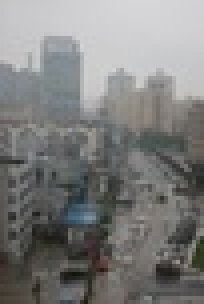
%> input picture Advanced-image-processing-project/1.jpg, 51 x 76 px, shrunk from 400 x 600 before the run (shown 4 times larger)
$ octave results.m   (GNU Octave 9; MATLAB toolbox functions it lacks are replaced by stand-ins)
%> lines starting %> are read from the running program, lines starting %| are printed output that depends on the picture
### Advanced-image-processing-project/readIm.m
function im = readIm(image)
%> called with image = '1.jpg'
%cd 'Dataset'
im = imread(image);
%> im is the input picture: size 76x51x3 uint8; mean R, G, B 125.5, 125.8, 124.4

% normalize
im=imresize(im,.5);
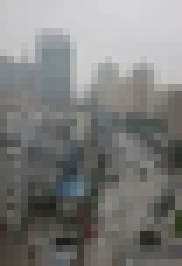
%> im: size 38x26x3 uint8 (shown 7 times larger); mean R, G, B 125.5, 125.8, 124.4
im = double(im);
%> im: size 38x26x3 double
im = im./255;

### Advanced-image-processing-project/darkChannel.m
function JDark = darkChannel(im2)

[height, width, ~] = size(im2);
%> height = 38; width = 26

patchSize = 15; %the patch size is set to be 15 x 15
padSize = 7; % half the patch size to pad the image with for the array to
%work (be centered at 1,1 as well as at height,1 and 1,width and height,width etc)

JDark = zeros(height, width); % the dark channel
imJ = padarray(im2, [padSize padSize], Inf); % the new image
%> imJ: size 52x40x3 double; 52.5% of the values are NaN or infinite; the others: min 0.098, max 0.847, mean 0.491
% imagesc(imJ); colormap gray; axis off image

for j = 1:height
    for i = 1:width
        % the patch has top left corner at (jj, ii)
        patch = imJ(j:(j+patchSize-1), i:(i+patchSize-1),:);
        % the dark channel for a patch is the minimum value for all
        % channels for that patch
        JDark(j,i) = min(patch(:));
     end
end

### Advanced-image-processing-project/deHaze.m
function J = deHaze(im)

JDark = darkChannel(im);
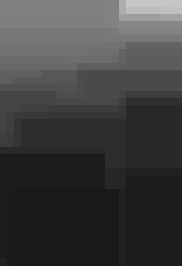
%> JDark: size 38x26 double (shown 7 times larger); min 0.098, max 0.776, mean 0.245
A = atmLight(im, JDark);
transmission = transmissionEstimate(im, A);
tMat = transmission;
J = getRadiance(A,im,tMat);

### Advanced-image-processing-project/atmLight.m
function A = atmLight(im, JDark)

% the color of the atmospheric light is very close to the color of the sky
% so just pick the first few pixels that are closest to 1 in JDark
% and take the average

% pick top 0.1% brightest pixels in the dark channel

% get the image size
[height, width, ~] = size(im);
imsize = width * height;
%> imsize = 988

numpx = floor(imsize/1000); % accomodate for small images
%> numpx = 0
JDarkVec = reshape(JDark,imsize,1); % a vector of pixels in JDark
%> JDarkVec = 988 values, max 0.776 at index 685, min 0.098 at index 104, mean 0.245
ImVec = reshape(im,imsize,3);  % a vector of pixels in my image
%> ImVec = 988 rows, first 12: [0.773 0.765 0.769; 0.773 0.773 0.78; 0.773 0.773 0.78; 0.765 0.761 0.78; 0.761 0.757 0.776; 0.761 0.757 0.769; 0.761 0.761 0.769; 0.729 0.725 0.729; 0.545 0.557 0.569; 0.514 0.533 0.557; 0.502 0.529 0.557; 0.486 0.514 0.533]

[JDarkVec, indices] = sort(JDarkVec); %sort
%> JDarkVec = 988 values from 0.098 to 0.776; indices = 988 values, max 988 at index 365, min 1 at index 891, mean 494.5
indices = indices(imsize-numpx+1:end); % need the last few pixels because those are closest to 1
%> indices = []

atmSum = zeros(1,3);
for ind = 1:numpx
    atmSum = atmSum + ImVec(indices(ind),:);
end
%> after the loop, atmSum = [0 0 0]

A = atmSum / numpx;
%> A = [NaN NaN NaN]

### Advanced-image-processing-project/transmissionEstimate.m
function transmission = transmissionEstimate(im, A)
%> called with A = [NaN NaN NaN]

omega = 0.95; % the amount of haze we're keeping

im3 = zeros(size(im));
for ind = 1:3
    im3(:,:,ind) = im(:,:,ind)./A(ind);
end

% imagesc(im3./(max(max(max(im3))))); colormap gray; axis off image

transmission = 1-omega*darkChannel(im3);
%> in deHaze, `transmission = transmissionEstimate(im, A);`: transmission: size 38x26 double; every value is NaN or infinite

### Advanced-image-processing-project/getRadiance.m
function J = getRadiance(A,im,tMat)
%> called with A = [NaN NaN NaN]
t0 = 0.1;
J = zeros(size(im));
for ind = 1:3
   J(:,:,ind) = A(ind) + (im(:,:,ind) - A(ind))./max(tMat,t0);
end

J = J./(max(max(max(J))));

### Advanced-image-processing-project/results.m
image = cell(1,3);
image{1} = ['1.jpg'];
image{2} = ['4.jpg'];
image{3} = ['5.jpg'];
for i = 1:3
im = readIm(image{i});
J = deHaze(im);
%> in deHaze, `J = getRadiance(A,im,tMat);`: J: size 38x26x3 double; every value is NaN or infinite
figure;
subplot(1,2,1);
imagesc(im)
title 'Original'
axis image off;
subplot(1,2,2);
imagesc(J)
title 'De-hazed'
axis image off;
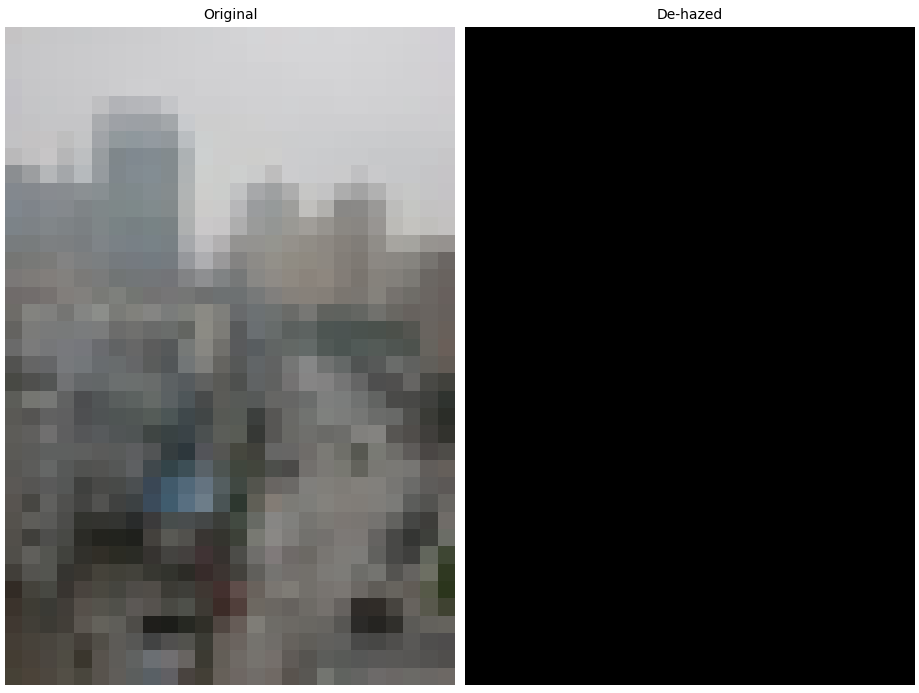
%> figure redrawn from the program's plot data, 2 panels
end
%> pass 2 of the loop `for i = 1:3`:
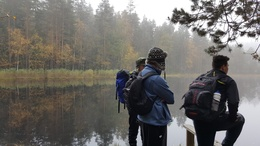
%> input picture Advanced-image-processing-project/4.jpg, 260 x 146 px, shrunk from 2048 x 1152 before the run
%> in readIm, im is the input picture: size 146x260x3 uint8; mean R, G, B 111, 108.5, 104.9
%> imJ: size 87x144x3 double; 24.25% of the values are NaN or infinite; the others: min 0.00392, max 1, mean 0.424
%> after the loop in darkChannel (call 3), `for j = 1:height`:
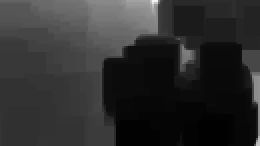
%> JDark: size 73x130 double (shown 2 times larger); min 0.00392, max 0.949, mean 0.18
%> the loop in atmLight (call 2), `for ind = 1:numpx` made 9 passes
%> atmSum on passes 1 to 8: [0.749 0.749 0.788], [1.75 1.75 1.79], [2.75 2.75 2.79], [3.75 3.75 3.79], [4.75 4.75 4.79], [5.75 5.75 5.79], [6.75 6.75 6.79], [7.75 7.75 7.79]
%> imJ: size 87x144x3 double; 24.25% of the values are NaN or infinite; the others: min 0.00403, max 1.03, mean 0.436
%> after the loop in getRadiance (call 2), `for ind = 1:3`:
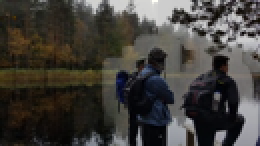
%> J: size 73x130x3 double (shown 2 times larger); mean R, G, B 0.326, 0.313, 0.292; drawn with min black and max white
%> pass 3 of the loop `for i = 1:3`:
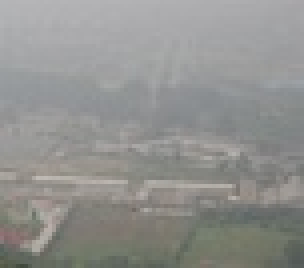
%> input picture Advanced-image-processing-project/5.jpg, 76 x 67 px, shrunk from 600 x 525 before the run (shown 4 times larger)
%> in readIm, im is the input picture: size 67x76x3 uint8; mean R, G, B 145.2, 145.6, 143
%> imJ: size 48x52x3 double; 48.24% of the values are NaN or infinite; the others: min 0.294, max 0.714, mean 0.567
%> after the loop in darkChannel (call 5), `for j = 1:height`:
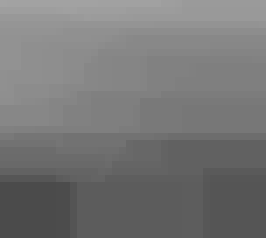
%> JDark: size 34x38 double (shown 7 times larger); min 0.294, max 0.639, mean 0.461
%> ImVec = 1292 rows, first 12: [0.702 0.706 0.714; 0.694 0.698 0.706; 0.69 0.694 0.702; 0.682 0.686 0.694; 0.671 0.675 0.682; 0.667 0.671 0.678; 0.651 0.655 0.663; 0.643 0.647 0.655; 0.62 0.635 0.639; 0.6 0.616 0.627; 0.592 0.608 0.62; 0.58 0.596 0.608]
%> imJ: size 48x52x3 double; 48.24% of the values are NaN or infinite; the others: min 0.412, max 1.01, mean 0.802
%> in getRadiance (call 3), `J = J./(max(max(max(J))));`:
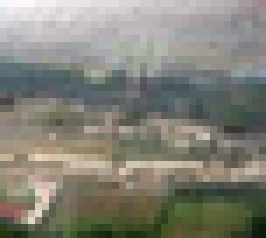
%> J: size 34x38x3 double (shown 7 times larger); mean R, G, B 0.516, 0.513, 0.472
